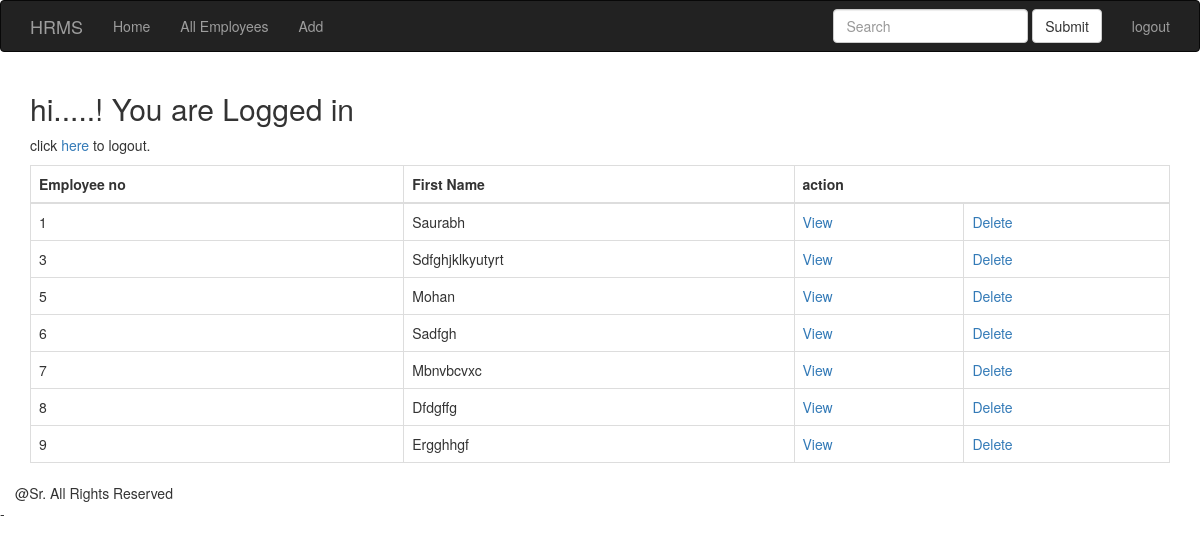
The page /loggedIn/ on the database as committed earlier.
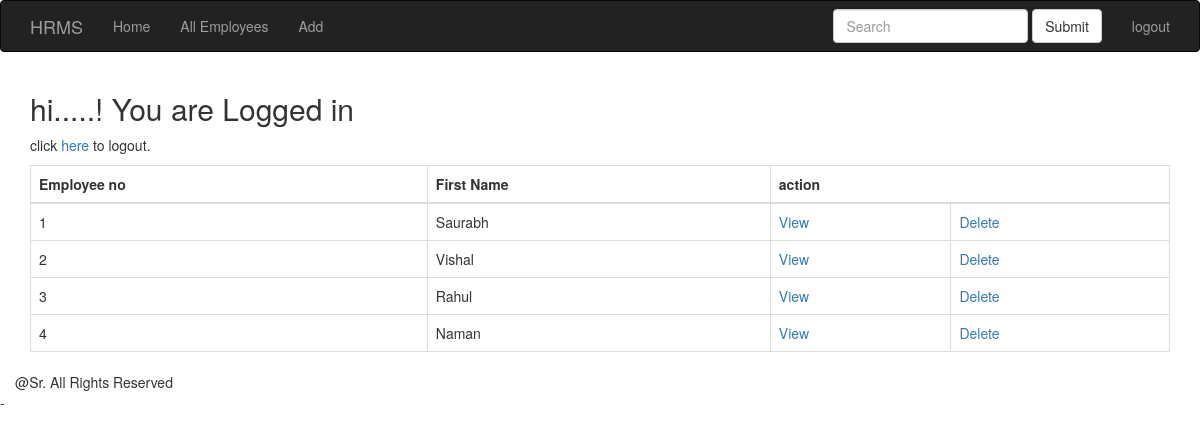
The same page on the database as committed later.
### blogser/models.py (models this page shows, shortened)
class hrms(models.Model):
	EmployeeNo = models.AutoField(primary_key=True)
	FirstName = models.CharField(max_length=15)
	LastName = models.CharField(max_length=15)
	CurrentTime = models.DateTimeField(auto_now=True)
	Address = models.TextField()
	MaritalStatus = models.CharField(max_length=15)
	GradeEmployee = models.CharField(max_length=10)

### blogser/views.py (the view)
# urls.py: url(r'^loggedIn/', include('blogser.urls')),
def loggedIn(request):
	n = hrms.objects.all()
	return render(request,'blogser/home.html',{'fullname':request.user.username, 't':n})

### blogser/templates/blogser/home.html (shortened to what this page needs)
{% extends 'login/header.html' %}
{% block navbar2 %}
<li><a href="{% url 'all' %}">All Employees</a></li>
<li><a href="{% url 'add' %}">Add</a></li>
{% endblock %}
{% block navbar %}
<form class="navbar-form navbar-left" action="/loggedIn/search_query/" method="post">{% csrf_token %}
	<div class="form-group">
	    <input type="text" class="form-control" placeholder="Search" name="search_box" id="search_box">
	</div>
	<button type="submit" class="btn btn-default">Submit</button>
</form>
<li><a href="/logout/">logout</a></li>
{% endblock %}
{% block content %}
<div>
	<h2> hi...{{ fullname }}..! You are Logged in</h2>
	<p>click <a href="/logout/">here</a> to logout.</p>
</div>
<p>
	<table class="table table-bordered">
		<thead>
			<tr>
				<th>Employee no</th>
				<th>First Name</th>
				<th colspan="2">action</th>
			</tr>
		</thead>
		<tbody>
	{% for i in t %}
		<tr>
			<td>{{i.EmployeeNo}}</td>
			<td>{{i.FirstName|title}}</td>
			<td><a href="{% url 'view' i.EmployeeNo %}">View</a></td>
			<td><a href="{% url 'delete' i.EmployeeNo %}">Delete</a></td>
		</tr>
	{% endfor %}
		</tbody>
	</table>
</p>
</div>
{% endblock %}

### login/templates/login/header.html (shortened to what this page needs)
<!DOCTYPE html>
<html>
<head>
	{% load staticfiles %}
	<link rel="stylesheet" type="text/css" href="{% static 'login/css/bootstrap.min.css' %}">
</head>
<body class="body" style="background-color:#fff">
<nav class="navbar navbar-inverse">
	<div class="container">
		<div class="navbar-header">
			<a href="#" class="navbar-brand">HRMS</a>
		</div>
		<ul class="nav navbar-nav">
			<li><a href="#">Home</a></li>
			{% block navbar2 %}
			{% endblock %}
		</ul>
		<ul class="nav navbar-nav navbar-right">
			{% block navbar %}
			{% endblock %}
		</ul>
	</div>
</nav>
<div class="container">
	{% block content %}
	{% endblock %}
<footer>
	<div class="last-div footer">
		<div class="container">
			<div class="row">
				<div class="copyright">
					@Sr. All Rights Reserved
				</div>
			</div>
		</div>
	</div>
</footer>
<script src="https://ajax.googleapis.com/ajax/libs/jquery/1.12.4/jquery.min.js"></script>-
</body>
</html>

Rows that differ between the two databases and show on the page:
removed hrms: EmployeeNo "5", FirstName "Mohan"
removed hrms: EmployeeNo "6", FirstName "Sadfgh"
removed hrms: EmployeeNo "7", FirstName "Mbnvbcvxc"
removed hrms: EmployeeNo "8", FirstName "Dfdgffg"
removed hrms: EmployeeNo "9", FirstName "Ergghhgf"
added hrms: EmployeeNo "2", FirstName "Vishal"
changed hrms id 3: FirstName "Sdfghjklkyutyrt" → "Rahul"
added hrms: EmployeeNo "4", FirstName "Naman"
